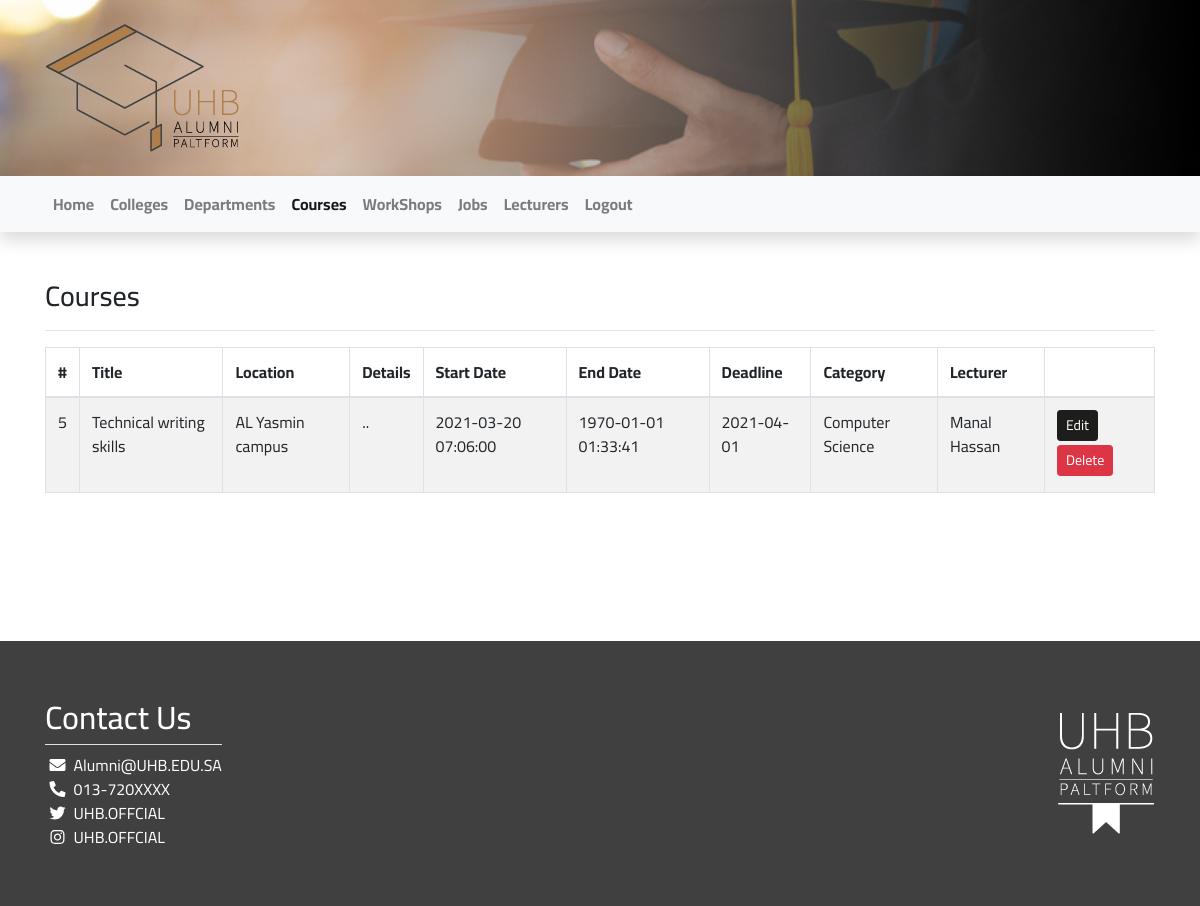
Screenshot of /Code/views/courses (signed in) with the database file from the repository.
### tables this page shows
CREATE TABLE `courses` (
  `id` int(11) NOT NULL,
  `crs_name` varchar(255) NOT NULL,
  `location` varchar(255) NOT NULL,
  `details` text NOT NULL,
  `start_date` datetime NOT NULL,
  `end_date` datetime NOT NULL,
  `deadline` date NOT NULL,
  `lecturer_id` int(11) NOT NULL,
  `category_id` int(11) NOT NULL
);

CREATE TABLE `categories` (
  `id` int(11) NOT NULL,
  `catg_name` varchar(255) NOT NULL
);

CREATE TABLE `lecturers` (
  `id` int(11) NOT NULL,
  `SSN` varchar(255) NOT NULL,
  `lec_name` varchar(255) NOT NULL,
  `email` varchar(255) NOT NULL,
  `password` varchar(255) NOT NULL,
  `salt` varchar(10) NOT NULL,
  `phone` varchar(25) NOT NULL,
  `cv` varchar(255) NOT NULL,
  `department_id` int(11) NOT NULL
);

### Code/views/courses/index.php (the view, shortened to what this page needs)
<?php
require_once"../../init/init.php";
$stmt = $con->prepare("SELECT
								courses.*, categories.catg_name AS category, lecturers.lec_name AS lecturer
       						FROM
       						     courses
       						INNER JOIN categories
       						ON categories.id = courses.category_id
       						INNER JOIN lecturers
       						ON lecturers.id = courses.lecturer_id");
$stmt->execute();
$courses = $stmt->fetchAll();
?>
<div class="container py-5">
    <h3>Courses</h3>
    <hr />
    <div class="table-responsive">
        <table class="table table-striped table-hover table-bordered w-100">
            <thead>
                <tr>
                    <th>#</th>
                    <th>Title</th>
                    <th>Location</th>
                    <th>Details</th>
                    <th>Start Date</th>
                    <th>End Date</th>
                    <th>Deadline</th>
                    <th>Category</th>
                    <th>Lecturer</th>
                    <th></th>
                </tr>
            </thead>
			<tbody>
			<?php foreach ( $courses as $course ): ?>
				<tr>
					<td><?= $course['id'] ?></td>
					<td><?= $course['crs_name'] ?></td>
					<td><?= $course['location'] ?></td>
					<td><?= $course['details'] ?></td>
					<td><?= $course['start_date'] ?></td>
					<td><?= $course['end_date'] ?></td>
					<td><?= $course['deadline'] ?></td>
					<td><?= $course['category'] ?></td>
					<td><?= $course['lecturer'] ?></td>
					<td>
						<a class="btn btn-sm mb-1 btn-dark" href="<?= route("courses/edit.php?id=" . $course['id']) ?>">Edit</a>
						<a class="btn btn-sm mb-1 btn-danger" href="<?= route("courses/delete.php?id=" . $course['id']) ?>">Delete</a>
					</td>
				</tr>
			<?php endforeach; ?>
            </tbody>
        </table>
    </div>
</div>
<?php require_once"../includes/footer.php"; ?>

### Code/assets/css/style.css (style rules this page uses)
body { background-repeat: no-repeat; background-size: cover; font-family: 'Cairo'; background-attachment: fixed; background-position: center; }

### rows the page displays
courses: id "5", crs_name "Technical writing skills", location "AL Yasmin campus", details "..", start_date "2021-03-20 07:06:00", end_date "1970-01-01 01:33:41", deadline "2021-04-01", category.catg_name "Computer Science", lecturer.lec_name "Manal Hassan"
